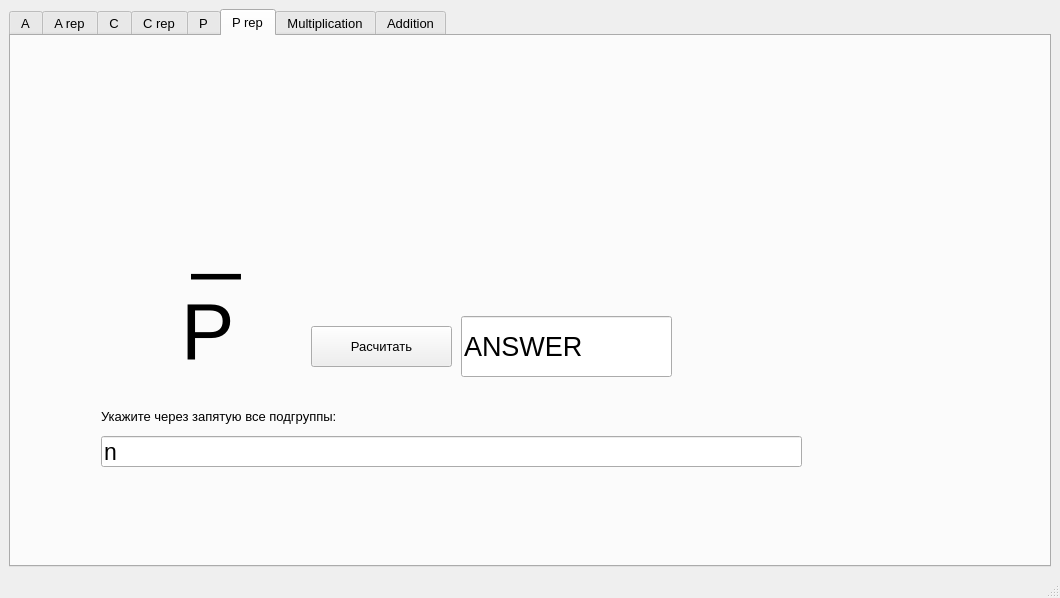
<?xml version="1.0" encoding="UTF-8"?>
<ui version="4.0">
 <class>Combo</class>
 <widget class="QMainWindow" name="Combo">
  <property name="geometry">
   <rect>
    <x>0</x>
    <y>0</y>
    <width>1060</width>
    <height>598</height>
   </rect>
  </property>
  <property name="font">
   <font>
    <pointsize>10</pointsize>
   </font>
  </property>
  <property name="windowTitle">
   <string>Combo</string>
  </property>
  <widget class="QWidget" name="centralwidget">
   <layout class="QGridLayout" name="gridLayout">
    <item row="0" column="0">
     <widget class="QTabWidget" name="tabWidget">
      <property name="currentIndex">
       <number>5</number>
      </property>
      <widget class="QWidget" name="A_noRep">
       <attribute name="title">
        <string>A</string>
       </attribute>
       <widget class="QPushButton" name="pushButton_A_calculate">
        <property name="geometry">
         <rect>
          <x>250</x>
          <y>270</y>
          <width>141</width>
          <height>41</height>
         </rect>
        </property>
        <property name="text">
         <string>Расчитать</string>
        </property>
       </widget>
       <widget class="QLineEdit" name="lineEdit_A_k">
        <property name="geometry">
         <rect>
          <x>190</x>
          <y>240</y>
          <width>61</width>
          <height>31</height>
         </rect>
        </property>
        <property name="font">
         <font>
          <pointsize>17</pointsize>
         </font>
        </property>
        <property name="text">
         <string>k</string>
        </property>
       </widget>
       <widget class="QLineEdit" name="lineEdit_A_answer">
        <property name="geometry">
         <rect>
          <x>400</x>
          <y>260</y>
          <width>211</width>
          <height>61</height>
         </rect>
        </property>
        <property name="font">
         <font>
          <pointsize>20</pointsize>
         </font>
        </property>
        <property name="text">
         <string>ANSWER</string>
        </property>
       </widget>
       <widget class="QLineEdit" name="lineEdit_A_n">
        <property name="geometry">
         <rect>
          <x>190</x>
          <y>300</y>
          <width>61</width>
          <height>31</height>
         </rect>
        </property>
        <property name="font">
         <font>
          <pointsize>17</pointsize>
         </font>
        </property>
        <property name="text">
         <string>n</string>
        </property>
       </widget>
       <widget class="QLabel" name="label_A">
        <property name="geometry">
         <rect>
          <x>120</x>
          <y>220</y>
          <width>71</width>
          <height>111</height>
         </rect>
        </property>
        <property name="font">
         <font>
          <pointsize>60</pointsize>
         </font>
        </property>
        <property name="text">
         <string>A</string>
        </property>
       </widget>
      </widget>
      <widget class="QWidget" name="A_Rep">
       <attribute name="title">
        <string>A rep</string>
       </attribute>
       <widget class="QLineEdit" name="lineEdit_A_k_Rep">
        <property name="geometry">
         <rect>
          <x>210</x>
          <y>270</y>
          <width>61</width>
          <height>31</height>
         </rect>
        </property>
        <property name="font">
         <font>
          <pointsize>17</pointsize>
         </font>
        </property>
        <property name="text">
         <string>k</string>
        </property>
       </widget>
       <widget class="QLineEdit" name="lineEdit_A_answer_Rep">
        <property name="geometry">
         <rect>
          <x>420</x>
          <y>290</y>
          <width>211</width>
          <height>61</height>
         </rect>
        </property>
        <property name="font">
         <font>
          <pointsize>20</pointsize>
         </font>
        </property>
        <property name="text">
         <string>ANSWER</string>
        </property>
       </widget>
       <widget class="QPushButton" name="pushButton_A_calculate_Rep">
        <property name="geometry">
         <rect>
          <x>270</x>
          <y>300</y>
          <width>141</width>
          <height>41</height>
         </rect>
        </property>
        <property name="text">
         <string>Расчитать</string>
        </property>
       </widget>
       <widget class="QLineEdit" name="lineEdit_A_n_Rep">
        <property name="geometry">
         <rect>
          <x>210</x>
          <y>330</y>
          <width>61</width>
          <height>31</height>
         </rect>
        </property>
        <property name="font">
         <font>
          <pointsize>17</pointsize>
         </font>
        </property>
        <property name="text">
         <string>n</string>
        </property>
       </widget>
       <widget class="QLabel" name="label_A_Rep">
        <property name="geometry">
         <rect>
          <x>140</x>
          <y>250</y>
          <width>71</width>
          <height>111</height>
         </rect>
        </property>
        <property name="font">
         <font>
          <pointsize>60</pointsize>
         </font>
        </property>
        <property name="text">
         <string>A</string>
        </property>
       </widget>
       <widget class="QLabel" name="label_A_underline">
        <property name="geometry">
         <rect>
          <x>150</x>
          <y>140</y>
          <width>51</width>
          <height>131</height>
         </rect>
        </property>
        <property name="font">
         <font>
          <pointsize>66</pointsize>
         </font>
        </property>
        <property name="text">
         <string>_</string>
        </property>
       </widget>
      </widget>
      <widget class="QWidget" name="C_noRep">
       <attribute name="title">
        <string>C</string>
       </attribute>
       <widget class="QLineEdit" name="lineEdit_C_k">
        <property name="geometry">
         <rect>
          <x>380</x>
          <y>310</y>
          <width>61</width>
          <height>31</height>
         </rect>
        </property>
        <property name="font">
         <font>
          <pointsize>17</pointsize>
         </font>
        </property>
        <property name="text">
         <string>k</string>
        </property>
       </widget>
       <widget class="QLineEdit" name="lineEdit_C_answer">
        <property name="geometry">
         <rect>
          <x>590</x>
          <y>330</y>
          <width>211</width>
          <height>61</height>
         </rect>
        </property>
        <property name="font">
         <font>
          <pointsize>20</pointsize>
         </font>
        </property>
        <property name="text">
         <string>ANSWER</string>
        </property>
       </widget>
       <widget class="QPushButton" name="pushButton_C_calculate">
        <property name="geometry">
         <rect>
          <x>440</x>
          <y>340</y>
          <width>141</width>
          <height>41</height>
         </rect>
        </property>
        <property name="text">
         <string>Расчитать</string>
        </property>
       </widget>
       <widget class="QLineEdit" name="lineEdit_C_n">
        <property name="geometry">
         <rect>
          <x>380</x>
          <y>370</y>
          <width>61</width>
          <height>31</height>
         </rect>
        </property>
        <property name="font">
         <font>
          <pointsize>17</pointsize>
         </font>
        </property>
        <property name="text">
         <string>n</string>
        </property>
       </widget>
       <widget class="QLabel" name="label_C">
        <property name="geometry">
         <rect>
          <x>310</x>
          <y>290</y>
          <width>71</width>
          <height>111</height>
         </rect>
        </property>
        <property name="font">
         <font>
          <pointsize>60</pointsize>
         </font>
        </property>
        <property name="text">
         <string>C</string>
        </property>
       </widget>
      </widget>
      <widget class="QWidget" name="C_Rep">
       <attribute name="title">
        <string>C rep</string>
       </attribute>
       <widget class="QLineEdit" name="lineEdit_C_k_Rep">
        <property name="geometry">
         <rect>
          <x>270</x>
          <y>290</y>
          <width>61</width>
          <height>31</height>
         </rect>
        </property>
        <property name="font">
         <font>
          <pointsize>17</pointsize>
         </font>
        </property>
        <property name="text">
         <string>k</string>
        </property>
       </widget>
       <widget class="QLineEdit" name="lineEdit_C_answer_Rep">
        <property name="geometry">
         <rect>
          <x>480</x>
          <y>310</y>
          <width>211</width>
          <height>61</height>
         </rect>
        </property>
        <property name="font">
         <font>
          <pointsize>20</pointsize>
         </font>
        </property>
        <property name="text">
         <string>answer</string>
        </property>
       </widget>
       <widget class="QPushButton" name="pushButton_C_calculate_Rep">
        <property name="geometry">
         <rect>
          <x>330</x>
          <y>320</y>
          <width>141</width>
          <height>41</height>
         </rect>
        </property>
        <property name="text">
         <string>Расчитать</string>
        </property>
       </widget>
       <widget class="QLineEdit" name="lineEdit_C_n_Rep">
        <property name="geometry">
         <rect>
          <x>270</x>
          <y>350</y>
          <width>61</width>
          <height>31</height>
         </rect>
        </property>
        <property name="font">
         <font>
          <pointsize>17</pointsize>
         </font>
        </property>
        <property name="text">
         <string>n</string>
        </property>
       </widget>
       <widget class="QLabel" name="label_C_Rep">
        <property name="geometry">
         <rect>
          <x>200</x>
          <y>270</y>
          <width>71</width>
          <height>111</height>
         </rect>
        </property>
        <property name="font">
         <font>
          <pointsize>60</pointsize>
         </font>
        </property>
        <property name="text">
         <string>C</string>
        </property>
       </widget>
       <widget class="QLabel" name="label_C_underline">
        <property name="geometry">
         <rect>
          <x>210</x>
          <y>160</y>
          <width>51</width>
          <height>131</height>
         </rect>
        </property>
        <property name="font">
         <font>
          <pointsize>66</pointsize>
         </font>
        </property>
        <property name="text">
         <string>_</string>
        </property>
       </widget>
      </widget>
      <widget class="QWidget" name="P_noRep">
       <attribute name="title">
        <string>P</string>
       </attribute>
       <widget class="QLineEdit" name="lineEdit_P_answer">
        <property name="geometry">
         <rect>
          <x>490</x>
          <y>280</y>
          <width>211</width>
          <height>61</height>
         </rect>
        </property>
        <property name="font">
         <font>
          <pointsize>20</pointsize>
         </font>
        </property>
        <property name="text">
         <string>ANSWER</string>
        </property>
       </widget>
       <widget class="QPushButton" name="pushButton_P_calculate">
        <property name="geometry">
         <rect>
          <x>340</x>
          <y>290</y>
          <width>141</width>
          <height>41</height>
         </rect>
        </property>
        <property name="text">
         <string>Расчитать</string>
        </property>
       </widget>
       <widget class="QLineEdit" name="lineEdit_P_n">
        <property name="geometry">
         <rect>
          <x>280</x>
          <y>320</y>
          <width>61</width>
          <height>31</height>
         </rect>
        </property>
        <property name="font">
         <font>
          <pointsize>17</pointsize>
         </font>
        </property>
        <property name="text">
         <string>n</string>
        </property>
       </widget>
       <widget class="QLabel" name="label_P">
        <property name="geometry">
         <rect>
          <x>210</x>
          <y>240</y>
          <width>71</width>
          <height>111</height>
         </rect>
        </property>
        <property name="font">
         <font>
          <pointsize>60</pointsize>
         </font>
        </property>
        <property name="text">
         <string>P</string>
        </property>
       </widget>
      </widget>
      <widget class="QWidget" name="P_Rep">
       <attribute name="title">
        <string>P rep</string>
       </attribute>
       <widget class="QLineEdit" name="lineEdit_P_n_Rep">
        <property name="geometry">
         <rect>
          <x>90</x>
          <y>400</y>
          <width>701</width>
          <height>31</height>
         </rect>
        </property>
        <property name="font">
         <font>
          <pointsize>17</pointsize>
         </font>
        </property>
        <property name="text">
         <string>n</string>
        </property>
       </widget>
       <widget class="QLabel" name="label_P_Rep">
        <property name="geometry">
         <rect>
          <x>170</x>
          <y>240</y>
          <width>71</width>
          <height>111</height>
         </rect>
        </property>
        <property name="font">
         <font>
          <pointsize>60</pointsize>
         </font>
        </property>
        <property name="text">
         <string>P</string>
        </property>
       </widget>
       <widget class="QPushButton" name="pushButton_P_calculate_Rep">
        <property name="geometry">
         <rect>
          <x>300</x>
          <y>290</y>
          <width>141</width>
          <height>41</height>
         </rect>
        </property>
        <property name="text">
         <string>Расчитать</string>
        </property>
       </widget>
       <widget class="QLineEdit" name="lineEdit_P_answer_Rep">
        <property name="geometry">
         <rect>
          <x>450</x>
          <y>280</y>
          <width>211</width>
          <height>61</height>
         </rect>
        </property>
        <property name="font">
         <font>
          <pointsize>20</pointsize>
         </font>
        </property>
        <property name="text">
         <string>ANSWER</string>
        </property>
       </widget>
       <widget class="QLabel" name="label_P_underline">
        <property name="geometry">
         <rect>
          <x>180</x>
          <y>130</y>
          <width>51</width>
          <height>131</height>
         </rect>
        </property>
        <property name="font">
         <font>
          <pointsize>66</pointsize>
         </font>
        </property>
        <property name="text">
         <string>_</string>
        </property>
       </widget>
       <widget class="QLabel" name="label">
        <property name="geometry">
         <rect>
          <x>90</x>
          <y>370</y>
          <width>371</width>
          <height>20</height>
         </rect>
        </property>
        <property name="text">
         <string>Укажите через запятую все подгруппы:</string>
        </property>
       </widget>
      </widget>
      <widget class="QWidget" name="Multiplication">
       <attribute name="title">
        <string>Multiplication</string>
       </attribute>
      </widget>
      <widget class="QWidget" name="Addition">
       <attribute name="title">
        <string>Addition</string>
       </attribute>
      </widget>
     </widget>
    </item>
   </layout>
  </widget>
  <widget class="QMenuBar" name="menubar">
   <property name="geometry">
    <rect>
     <x>0</x>
     <y>0</y>
     <width>1060</width>
     <height>29</height>
    </rect>
   </property>
  </widget>
  <widget class="QStatusBar" name="statusbar"/>
 </widget>
 <resources/>
 <connections/>
</ui>
